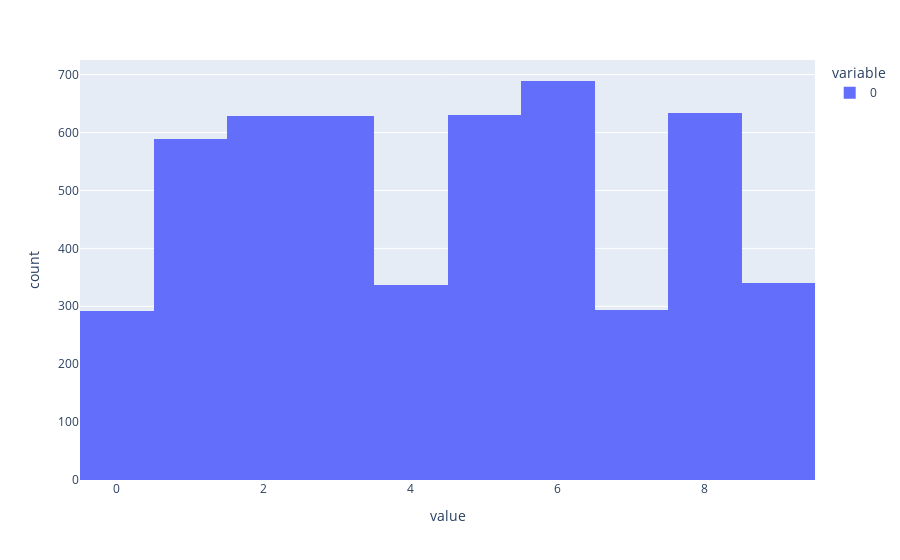

Write notebook code for a chart like this one.
### Code cell
signal = [example[1].item() for example in example_dataset if example[0][-1] == 0]
noise = [example[1].item() for example in example_dataset if example[0][-1] != 0]

print(len(signal), len(noise))

px.histogram(signal)
#px.histogram(noise)

## repeated ints < 5 are half as likely in the signal dataset. This shouldn't matter, but could check to see if those outputs (0, 4, 7, 9) are treated systematically differently by the model

### Figure 1 — Plotly figure (JSON) as saved in the notebook; plotly's stock layout.template omitted (floating-point values rounded to 4 significant figures; data arrays with more than 128 entries replaced by an {"elided": "..."} marker saying what was removed)
{"data": [{"alignmentgroup": "True", "bingroup": "x", "hovertemplate": "variable=0<br>value=%{x}<br>count=%{y}<extra></extra>", "legendgroup": "0", "marker": {"color": "#636efa", "pattern": {"shape": ""}}, "name": "0", "offsetgroup": "0", "orientation": "v", "showlegend": true, "type": "histogram", "x": {"elided": "5061 int values"}, "xaxis": "x", "yaxis": "y"}], "layout": {"barmode": "relative", "legend": {"title": {"text": "variable"}, "tracegroupgap": 0}, "margin": {"t": 60}, "xaxis": {"anchor": "y", "domain": [0, 1], "title": {"text": "value"}}, "yaxis": {"anchor": "x", "domain": [0, 1], "title": {"text": "count"}}}}
